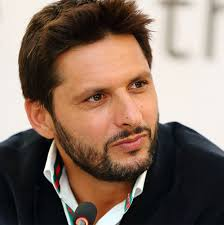
#> input picture DIP LAB 5/afridi.jpg, 224 x 225 px
$ jupyter execute iqtada.ipynb
#> lines starting #> are read from the running program, lines starting #| are printed output that depends on the picture
[cell 1]
import numpy as np
import cv2
img = cv2.imread('afridi.jpg',0)
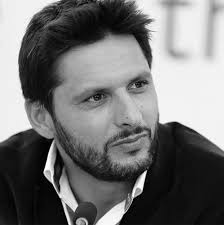
#> img: shape (225, 224); min 0, max 255, mean 116.1

[cell 2]
cv2.imshow('image',img)
cv2.waitKey(0)
cv2.destroyAllWindows()

[cell 3]
import numpy as np
import cv2
img = np.zeros((512,512,3),np.uint8)
img = cv2.line(img,(0,0),(511,511),(255,0,0),5)
cv2.imshow('image',img)
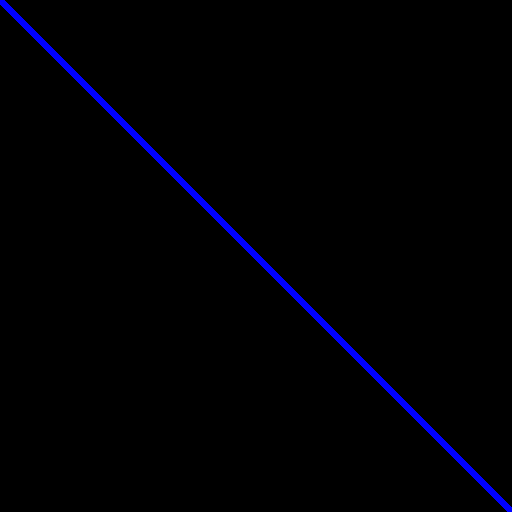
#> window 'image': shape (512, 512, 3); mean B, G, R 4.5, 0, 0
cv2.waitKey(0)
cv2.destroyAllWindows()
